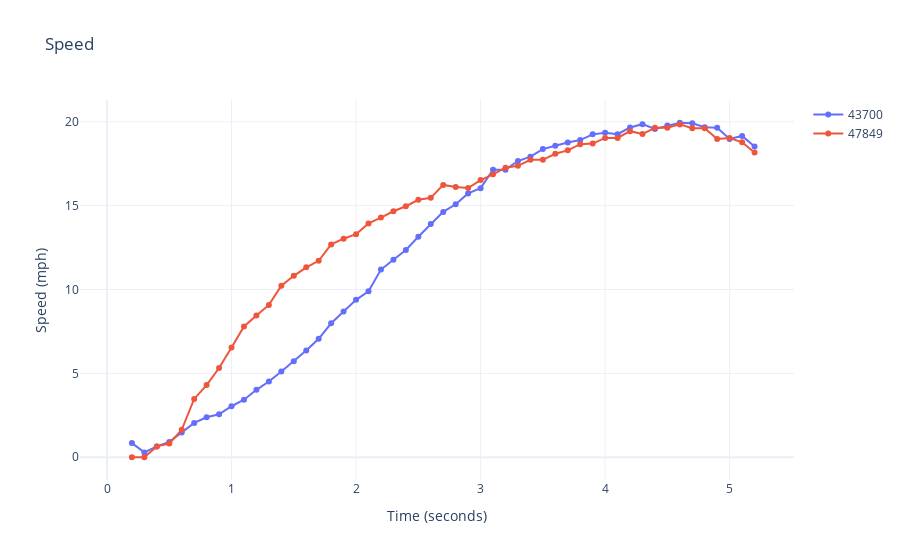

The cell this chart's notebook holds for it:
### Markdown cell above
## Example 1

### Code cell
visualize_speed(
    game_id = 2023120700, 
    play_id = 3817, 
    player_ids = [43700, 47849] 
)
